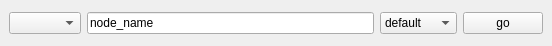
<?xml version="1.0" encoding="UTF-8"?>
<ui version="4.0">
 <class>MainWindow</class>
 <widget class="QMainWindow" name="MainWindow">
  <property name="geometry">
   <rect>
    <x>0</x>
    <y>0</y>
    <width>552</width>
    <height>46</height>
   </rect>
  </property>
  <property name="windowTitle">
   <string>MainWindow</string>
  </property>
  <widget class="QWidget" name="centralwidget">
   <layout class="QGridLayout" name="gridLayout">
    <item row="0" column="0">
     <widget class="QComboBox" name="JT_LightColorsWindowColorDropdown"/>
    </item>
    <item row="0" column="1">
     <widget class="QLineEdit" name="JT_LightColorsWindowNodeNameField">
      <property name="text">
       <string>node_name</string>
      </property>
     </widget>
    </item>
    <item row="0" column="2">
     <widget class="QComboBox" name="JT_LightColorsWindowAttributeNameMenu">
      <item>
       <property name="text">
        <string>default</string>
       </property>
      </item>
      <item>
       <property name="text">
        <string>color</string>
       </property>
      </item>
      <item>
       <property name="text">
        <string>outColor</string>
       </property>
      </item>
      <item>
       <property name="text">
        <string>exitance</string>
       </property>
      </item>
     </widget>
    </item>
    <item row="0" column="3">
     <widget class="QPushButton" name="pushButton">
      <property name="maximumSize">
       <size>
        <width>16777215</width>
        <height>16777215</height>
       </size>
      </property>
      <property name="text">
       <string>  go  </string>
      </property>
      <property name="+c" stdset="0">
       <string>'import JT_LightColors\nJT_LightColors.assign()'</string>
      </property>
     </widget>
    </item>
   </layout>
  </widget>
 </widget>
 <resources/>
 <connections/>
</ui>
